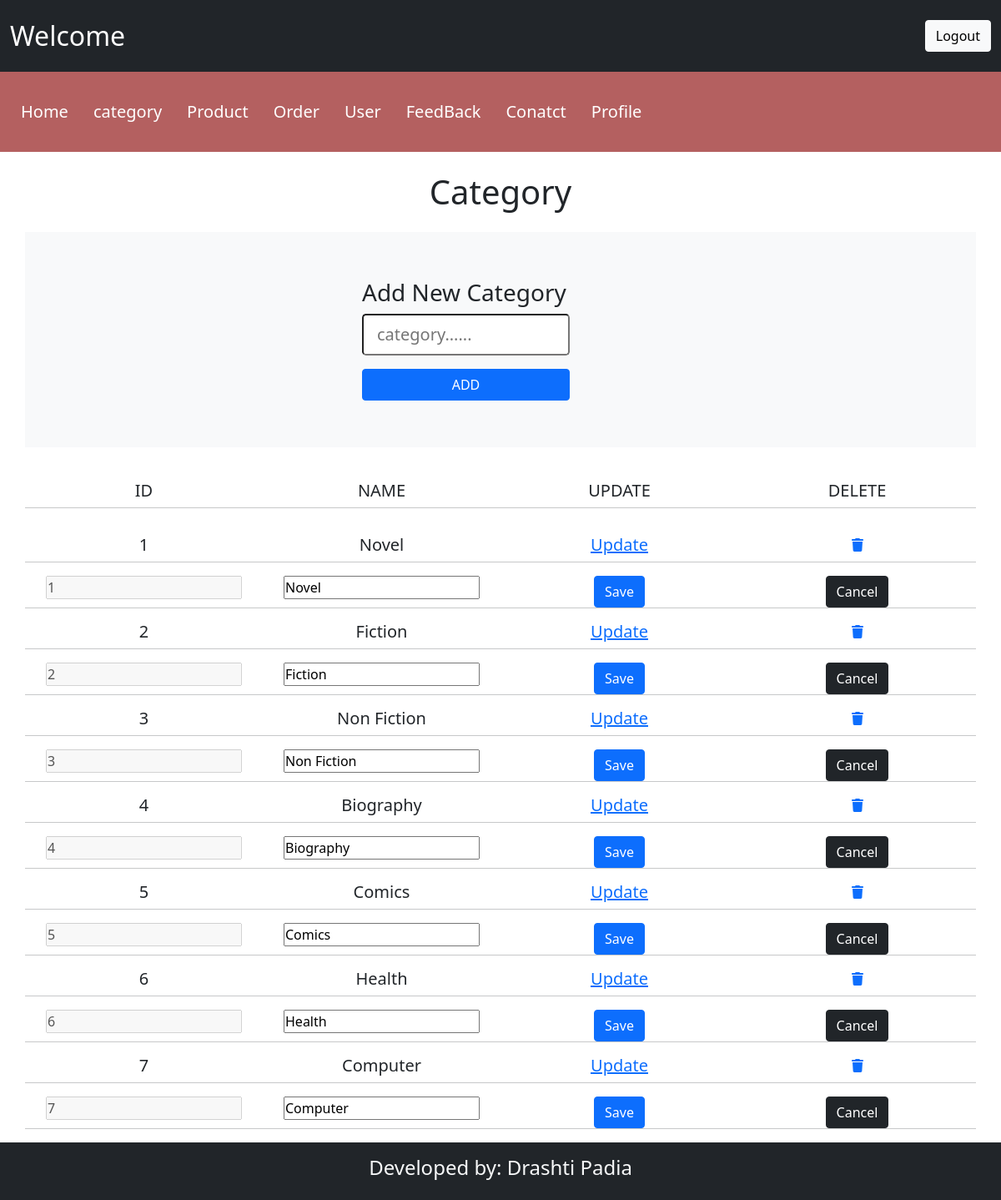
The page /admin/admincategory.php on the database its author committed.
### tables this page shows
CREATE TABLE IF NOT EXISTS `category` (
  `cat_id` int(11) NOT NULL AUTO_INCREMENT,
  `cat_name` varchar(20) NOT NULL,
  PRIMARY KEY (`cat_id`)
);

### admin/admincategory.php (the view, shortened to what this page needs)
<?php
include("./header.php");
?>
<!DOCTYPE html>
<html lang="en">
<head>
</head>
<body>
    <section class="mt-4">
        <div class="container d-flex justify-content-center">
            <h1 class="m-auto">Category</h1>
        </div>
    </section>
    <section class="py-4">
        <div class="container bg-light py-5">
            <div class="d-flex justify-content-center align-item-center m-2">
                <form method="post" id="addcategory" action="insertcategory.php">
                    <h3 class="mb-2">Add New Category</h3>
                    <input type="text" name="newcategory" id="newcategory" class="form-control-lg w-75 mb-3"
                        placeholder="category......">
                        <br>
                    <input type="submit" class="btn btn-primary w-75" value="ADD">
                </form>
            </div>
        </div>
    </section>
    <section class="py-3">
        <div class="container text-center">
            <div class="row ">
                <div class="col-3">
                    <h5> ID</h5>
                </div>
                <div class="col-3">
                    <h5>NAME</h5>
                </div>
                <div class="col-3">
                    <h5>UPDATE</h5>
                </div>
                <div class="col-3">
                    <h5>DELETE</h5>
                </div>
                <hr />
            </div>
        </div>
    </section>
    <?php
            include("../connection.php");
            $topquery = "SELECT * FROM category";
            $topresult = mysqli_query($con, $topquery);
            while ($toprow = mysqli_fetch_row($topresult)) {
    ?>
        <section>
            <div class="container text-center">
                <div class="row justify-content-center" id="editRowcategory<?php echo $toprow[0] ; ?>">
                    <div class="col-3">
                        <h5><?php echo $toprow[0] ; ?></h5>
                    </div>
                    <div class="col-3">
                        <h5><?php echo $toprow[1] ; ?></h5>
                    </div>
                    <div class="col-3">
                        <h5><a href="" onClick="showUpdate(<?php echo $toprow[0]; ?>)">Update</a></h5>
                    </div>
                    <div class="col-3">
                        <a href="deleteAdmincategory.php?id=<?php echo $toprow[0]; ?>"  onClick="deleteerror">
                            <i class="fa-solid fa-trash"></i></a>
                    </div>
                    <hr />
                </div>
                <form id="editcategoryForm<?php echo $toprow[0]; ?>" class="row" action="updateAdmincategory.php"
                    method="post">
                    <div class="col-3">
                        <input type="text" disabled value="<?php echo $toprow[0]; ?>">
                    </div>
                    <div class="col-3">
                        <input type="text" name="cat_name" id="cat_name<?php echo $toprow[0]; ?>"  value="<?php echo $toprow[1] ; ?>"><br>
                    </div>
                    <div class="col-3">
                        <input type="submit" value="Save" class="btn btn-primary">
                    </div>
                    <div class="col-3">
                        <input type="button" value="Cancel" class="btn btn-dark"
                            onClick="cancelEdit(<?php echo $toprow[0]; ?>);">
                    </div>
                    <hr />
                </form>
            </div>
        </section>
    <?php  } ?>
</body>
</html>
<?php
 include("footer.php");
 ?>

### admin/header.php (shortened to what this page needs)
<!DOCTYPE html>
<html lang="en">
<head>
    <link rel="stylesheet" href="./css/bootstrap.min.css" />
    <link rel="stylesheet" href="./css/style.css" />
    <link rel="stylesheet" href="./css/all.min.css" />
</head>
<body>
<nav class="navbar navbar-dark bg-dark py-4">
    <div class="container-fluid">
      <h1 class="navbar-brand mb-0 h1 ">Welcome <?php echo ($_SESSION['admin']); ?></h1>
      <a class="btn btn-light" href="./adminlogout.php" type="button">Logout</a>
    </div>
  </nav>
  <nav class="navbar navbar-expand-lg secondnavbar">
    <div class="collapse navbar-collapse" id="navbarNav">
         <ul class="navbar-nav">
        <li class="nav-item active">
          <a class="nav-link" href="./index.php">Home</a>
        </li>
        <li class="nav-item">
          <a class="nav-link" href="./admincategory.php">category</a>
        </li>
        <li class="nav-item">
          <a class="nav-link" href="./adminproduct.php">Product</a>
        </li>
        <li class="nav-item">
          <a class="nav-link" href="./adminOrder.php">Order</a>
        </li>
        <li class="nav-item">
          <a class="nav-link" href="./adminregisteruser.php">User</a>
        </li>
        <li class="nav-item">
          <a class="nav-link" href="./adminfeedback.php">FeedBack</a>
        </li>
        <li class="nav-item">
          <a class="nav-link" href="./admincontact.php">Conatct</a>
        </li>
        <li class="nav-item ">
          <a class="nav-link" href="./adminProfile.php">Profile</a>
        </li>
      </ul>
    </div>
  </nav>
</body>
</html>

### admin/footer.php (shortened to what this page needs)
<!DOCTYPE html>
<html lang="en">
<head>
  <link rel="stylesheet" href="./css/bootstrap.min.css" />
  <link rel="stylesheet" href="./css/all.min.css" />
</head>
<body>
  <footer id="footer" class="bg-dark text-light py-3 footer container-fluid">
    <div class="container text-center ">
      <h4>Developed by: Drashti Padia</h4>
    </div>
  </footer>
</body>
</html>

### admin/css/style.css (style rules this page uses)
* { margin: 0px; padding: 0px; box-sizing: border-box; }
.navbar-brand { margin: 0px !important; padding: 0px !important; text-align: center; font-size: xx-large !important; }
.secondnavbar { background-color: #B46060; }
.navbar-nav { text-align: center; }
.navbar .navbar-nav .nav-item a { padding: 15px; font-size: 20px; color: white; }
.navbar .navbar-nav { padding: 10px; }

### rows shown on the page
category: cat_id "1", cat_name "Novel"
category: cat_id "2", cat_name "Fiction"
category: cat_id "3", cat_name "Non Fiction"
category: cat_id "4", cat_name "Biography"
category: cat_id "5", cat_name "Comics"
category: cat_id "6", cat_name "Health"
category: cat_id "7", cat_name "Computer"
